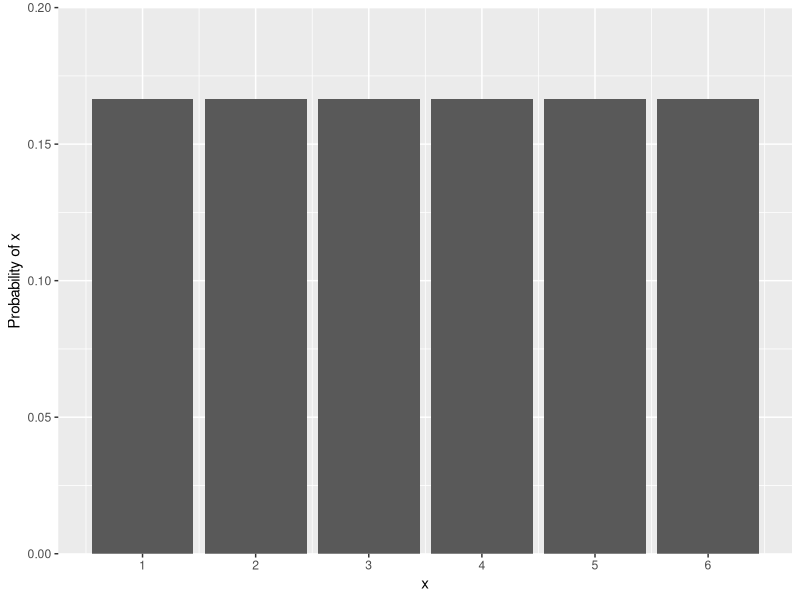
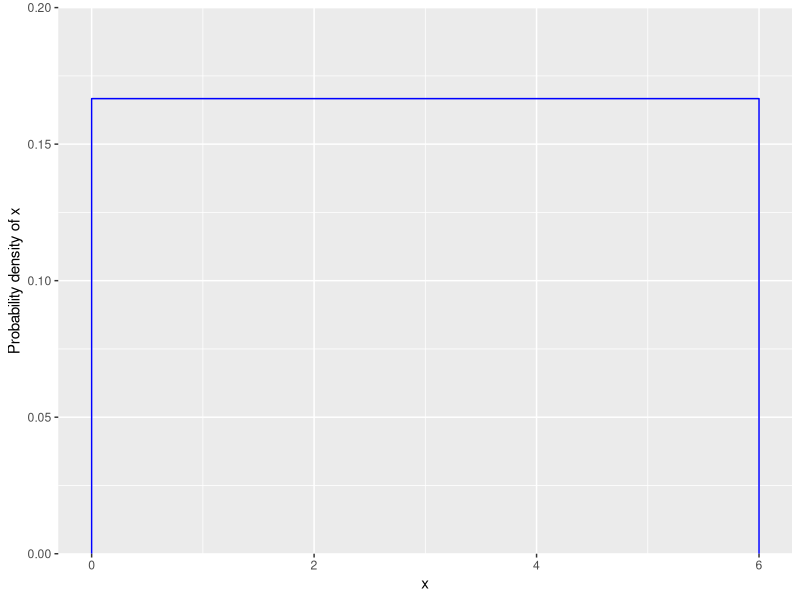
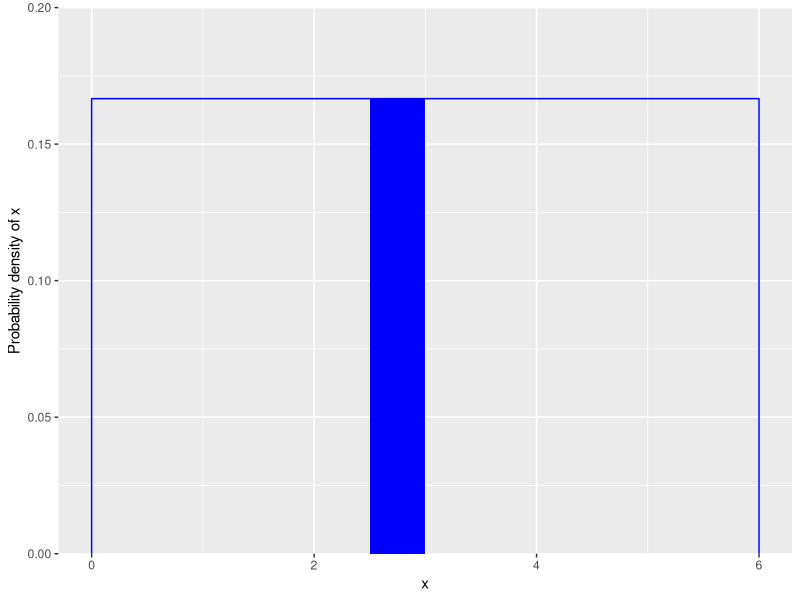
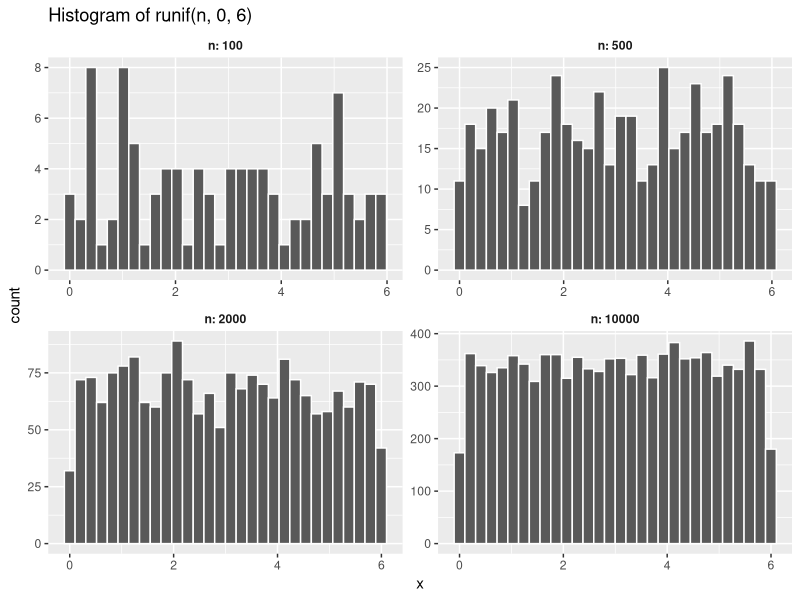
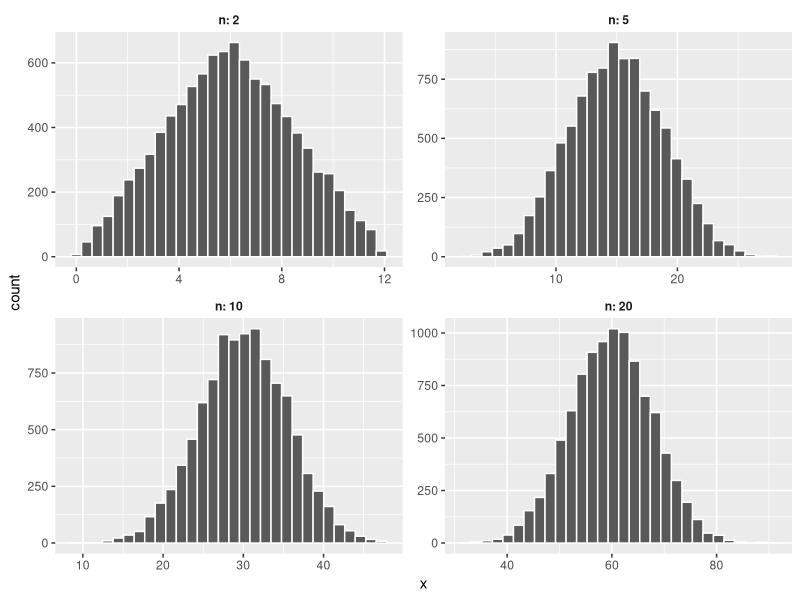
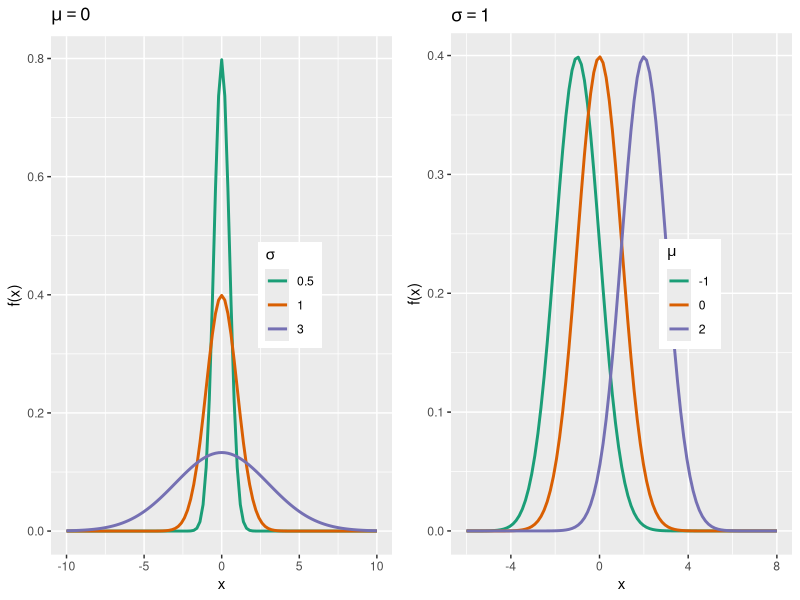

These charts were generated, in order, by the following R code: (Note: this script raises an error after producing the figures.)
## ---- chunk 1
knitr::opts_chunk$set(echo = TRUE)
library(tidyverse)
library(cowplot)
## ---- chunk 2
ggplot(NULL, aes(x = 1:6, y = 1/6)) +
    labs(x = "x", y = "Probability of x") +
    geom_bar(stat = "identity") +
    scale_x_continuous(breaks = 1:6) +
    scale_y_continuous(expand = c(0, 0), limits = c(0, 0.2))
## ---- chunk 3
ggplot(NULL, aes(x = c(-1E-6, 1E-6, 6 - 1E-6, 6 + 1E-6), y = c(0, 1/6, 1/6, 0))) +
    labs(x = "x", y = "Probability density of x") +
    scale_y_continuous(expand = c(0, 0), limits = c(0, 0.2)) +
    geom_line(color = "blue")
## ---- chunk 4
ggplot(NULL, aes(x = c(-1E-6, 1E-6, 6 - 1E-6, 6 + 1E-6), y = c(0, 1/6, 1/6, 0))) +
    labs(x = "x", y = "Probability density of x") +
    scale_y_continuous(expand = c(0, 0), limits = c(0, 0.2)) +
    geom_line(color = "blue") +
    geom_rect(xmin = 2.5, xmax = 3, ymin = 0, ymax = 1/6, fill = "blue")
## ---- chunk 5
x <- runif(n = 10, min = 0, max = 6)
round(x, 2) # round shows values with 2 decimals
## ---- chunk 6
df <- data.frame(n = c(100, 500, 2000, 10000)) %>%
    mutate(x = map(n, ~ runif(n = ., min = 0, max = 6))) %>%
    unnest()
ggplot(df, aes(x = x)) +
    labs(title = "Histogram of runif(n, 0, 6)") +
    geom_histogram(color = "white") +
    facet_wrap(~n, scales = "free", labeller = label_both) +
    theme(strip.background = element_blank(), strip.text = element_text(face = "bold"))
## ---- chunk 7
# Sum of n random variables with a uniform distribution between min and max
sum_unif <- function(n, min, max) {
    sum(runif(n, min, max))
}

n <- 10
x <- replicate(10000, sum_unif(n, 0, 6))
## ---- chunk 8
df <- data.frame(n = c(2, 5, 10, 20)) %>%
    mutate(x = map(n, ~ replicate(10000, sum_unif(., 0, 6)))) %>%
    unnest()
ggplot(df, aes(x = x)) +
    geom_histogram(color = "white") + 
    facet_wrap(~n, scales = "free", labeller = label_both) +
    theme(strip.background = element_blank(), strip.text = element_text(face = "bold"))
## ---- chunk 9
p1 <- ggplot(data.frame(x = c(-10, 10)), aes(x)) +
    labs(y = "f(x)", title = expression(mu == 0), color = expression(sigma)) +
    stat_function(aes(color = "0.5"), fun = dnorm, args = list(mean = 0, sd = 0.5), size = 1) +
    stat_function(aes(color = "1"), fun = dnorm, args = list(mean = 0, sd = 1), size = 1) +
    stat_function(aes(color = "3"), fun = dnorm, args = list(mean = 0, sd = 3), size = 1) +
    scale_color_brewer(palette = "Dark2") +
    theme(legend.position = c(0.7, 0.5))

p2 <- ggplot(data.frame(x = c(-6, 8)), aes(x)) +
    labs(y = "f(x)", title = expression(sigma == 1), color = expression(mu)) +
    stat_function(aes(color = "-1"), fun = dnorm, args = list(mean = -1, sd = 1), size = 1) +
    stat_function(aes(color = "0"), fun = dnorm, args = list(mean = 0, sd = 1), size = 1) +
    stat_function(aes(color = "2"), fun = dnorm, args = list(mean = 2, sd = 1), size = 1) +
    scale_color_brewer(palette = "Dark2") +
    theme(legend.position = c(0.7, 0.5))

plot_grid(p1, p2, nrow = 1)
## ---- chunk 10

plot_c <- function(q) {
    ggplot(NULL, aes(x = c(-3, 3))) +
    labs(x = "z", y = "F(z)") +
    stat_function(fun = pnorm) +
    geom_point(aes(x = q, y = pnorm(q)), color = "blue", size = 2) +
    scale_y_continuous(expand = c(0, 0))
} 

plot_d <- function(q) {
    ggplot(NULL, aes(x = c(-3, 3))) +
    labs(x = "z", y = "f(z)") +
    stat_function(fun = dnorm) +
    stat_function(fun = function(x) ifelse(x <= q, dnorm(x), NA), geom = "area", fill = "blue") +
    scale_y_continuous(expand = c(0, 0))
}

plot_grid(plot_c(-1.5), plot_c(0), plot_c(1.25),
          plot_d(-1.5), plot_d(0), plot_d(1.25), nrow = 2, align = "v")
## ---- chunk 11
pnorm(2, mean = 0, sd = 1)
## ---- chunk 12
pnorm(1, mean = 0, sd = 1) - pnorm(-1, mean = 0, sd = 1)
## ---- chunk 13
qnorm(0.75, mean = 0, sd = 1)
## ---- chunk 14
test <- rnorm(99, mean = 6, sd = 4)

qqnorm(test)
qqline(test)
## ---- chunk 15
kejim <- read.csv("../donnees/cours1_kejimkujik.csv")

dhp <- kejim$dhp

qqnorm(dhp)
qqline(dhp)
## ---- chunk 16
ggplot(kejim, aes(x = dhp)) +
    geom_histogram(color = "white", fill = "blue", binwidth = 5) +
    scale_y_continuous(expand = c(0, 0))
## ---- chunk 17
tval <- rt(100, df = 2)
qqnorm(tval)
qqline(tval)
## ---- chunk 18
p1 <- ggplot(NULL, aes(x = c(-3, 3))) +
    labs(title = "Normal distribution", x = "y", y = "f(y)") +
    stat_function(fun = dnorm) +
    scale_y_continuous(expand = c(0, 0))
p2 <- ggplot(NULL, aes(x = c(exp(-5), exp(2)))) +
    labs(title = "Log-normal distribution", x = "x", y = "f(x)") +
    stat_function(fun = dlnorm) +
    scale_y_continuous(expand = c(0, 0))
plot_grid(p1, p2, nrow = 1)
## ---- chunk 19
qqnorm(log(dhp))
qqline(log(dhp))
## ---- chunk 20
p1 <- ggplot(NULL, aes(x = c(-3, 3))) +
    labs(title = "Logarithmic scale", x = "y", y = "f(y)") +
    stat_function(fun = dnorm, color = "blue", size = 1) +
    stat_function(fun = function(x) dnorm(x, 0, 0.5), color = "orange", size = 1) +
    scale_y_continuous(expand = c(0, 0))
p2 <- ggplot(NULL, aes(x = c(exp(-5), exp(2)))) +
    labs(title = "Original scale", x = "x", y = "f(x)") +
    stat_function(fun = dlnorm, color = "blue", size = 1) +
    stat_function(fun = function(x) dlnorm(x, 0, 0.5), color = "orange", size = 1) +
    scale_y_continuous(expand = c(0, 0))
plot_grid(p1, p2, nrow = 1)
## ---- chunk 21
# dhp is the vector of DBH for 1161 trees
paste("The population has a mean DBH of", round(mean(dhp), 2), "cm with a standard deviation of", round(sd(dhp), 2), "cm.")
## ---- chunk 22
mean(sample(dhp, 20)) # mean DBH for a sample of n = 20 trees
## ---- chunk 23
df <- data.frame(n = c(10, 20, 40)) %>%
    mutate(x = map(n, ~ replicate(1E4, mean(sample(dhp, size = .))))) %>%
    unnest()

ggplot(df, aes(x = x)) +
     geom_histogram(color = "white") +
     labs(x = "Sample mean of DBH", y = "Number of replicates") +
     scale_y_continuous(expand = c(0, 0)) +
     facet_wrap(~ n, labeller = label_both) +
     theme(strip.background = element_blank(), strip.text = element_text(face = "bold"))
## ---- chunk 24
ggplot(NULL, aes(x = c(10, 100))) +
    stat_function(fun = function(x) x^(-0.5), geom = "line", size = 1) +
    labs(x = "n", y = expression(1/sqrt(n))) +
    geom_segment(aes(x = 0, xend = 20, y = 1/sqrt(20), yend = 1/sqrt(20)),
                 linetype = "dotted") +
    geom_segment(aes(x = 20, xend = 20, y = 0, yend = 1/sqrt(20)),
                 linetype = "dotted") +
    geom_segment(aes(x = 0, xend = 40, y = 1/sqrt(40), yend = 1/sqrt(40)),
                 linetype = "dotted") +
    geom_segment(aes(x = 40, xend = 40, y = 0, yend = 1/sqrt(40)),
                 linetype = "dotted") +
    geom_segment(aes(x = 0, xend = 60, y = 1/sqrt(60), yend = 1/sqrt(60)),
                 linetype = "dotted") +
    geom_segment(aes(x = 60, xend = 60, y = 0, yend = 1/sqrt(60)),
                 linetype = "dotted") +
    scale_x_continuous(breaks = seq(10, 80, 10), limits = c(0, 90), expand = c(0, 0)) +
    scale_y_continuous(breaks = seq(0, 0.3, 0.05), limits = c(0, 0.35), expand = c(0, 0))
    
## ---- chunk 25
c(qnorm(0.25), qnorm(0.75))
## ---- chunk 26
ggplot(NULL, aes(x = c(-3, 3))) +
    labs(x = "z", y = "f(z)") +
    stat_function(fun = dnorm) +
    stat_function(fun = function(x) ifelse(abs(x) > qnorm(0.95), dnorm(x), NA), geom = "area", fill = "red") +
    scale_y_continuous(expand = c(0, 0))
## ---- chunk 27

ggplot(data.frame(x = c(-4, 4)), aes(x)) +
    labs(y = "f(x)", color = "Distribution") +
    stat_function(aes(color = "z"), fun = dnorm, args = list(mean = 0, sd = 1), size = 1) +
    stat_function(aes(color = "t[4]"), fun = dt, args = list(df = 4), size = 1) +
    stat_function(aes(color = "t[9]"), fun = dt, args = list(df = 9), size = 1) +
    scale_color_brewer(palette = "Dark2", 
                       labels = c(expression(t[4]), expression(t[9]), expression(z))) +
    theme(legend.position = c(0.8, 0.5))
